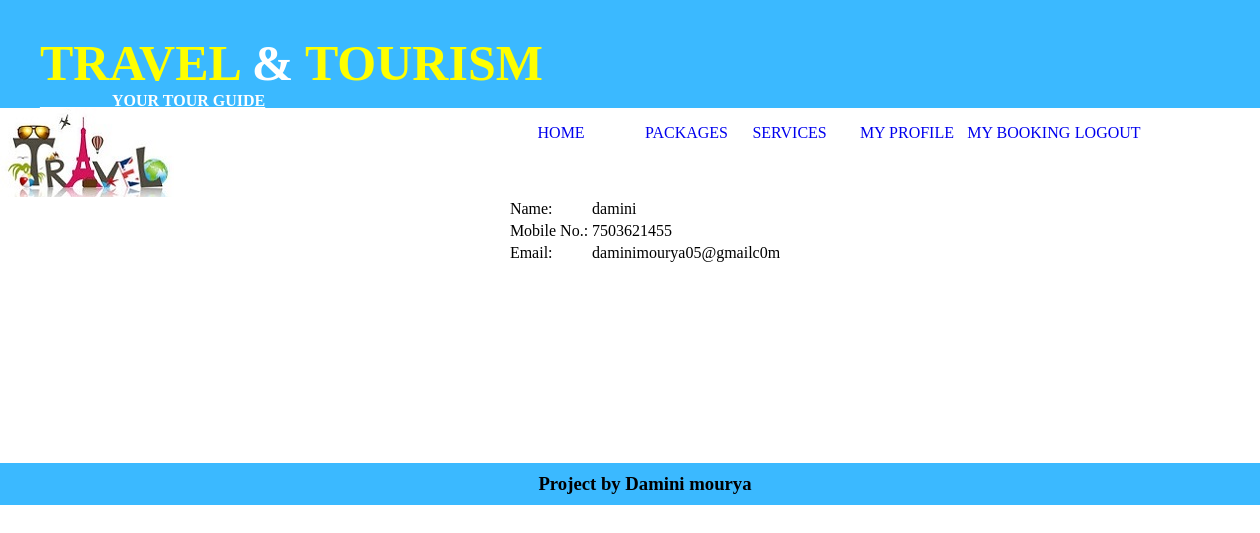
Page /profile.php (signed in) on the committed database.
### tables this page shows
CREATE TABLE IF NOT EXISTS `tourism` (
  `name` char(30) NOT NULL,
  `mobile_no` bigint(10) NOT NULL,
  `email` varchar(30) NOT NULL,
  `password` varchar(15) NOT NULL,
  PRIMARY KEY (`email`)
);

### profile.php (the view, shortened to what this page needs)
<html>
<head>
<link rel="stylesheet" type="text/css" href="grid.css">
</head>
<body>
<div class="container">
<div class="row">
<div class="col-12" style="background-color:#3bb9ff;">
<h1 style="color:yellow;font-size:50px;padding-left:40px;padding-bottom:-20px;margin-bottom:-2px;">TRAVEL <font color="white">& </font><font color="yellow">
TOURISM </font><br><font size="3px"color="white"><u>_________YOUR TOUR GUIDE</u></font></</h1>
</div>
</div>
<?php
    include('navigation.php');
$con=mysqli_connect('localhost','root',12345,'registration');
$username =$_SESSION['email'];
$q="select * from tourism where email='$username'";
$result=mysqli_query($con,$q);
$resultrows=mysqli_fetch_array($result);
?>
	<div class="row">
	<div class="col-12">
	<center>
	<table>
	<tr><td>Name:</td><td> <?php echo $resultrows[0] ?> </td></tr>
	<tr><td>Mobile No.:</td><td><?php echo $resultrows[1] ?> </td></tr>
	<tr><td>Email:</td><td><?php echo $resultrows[2] ?> </td></tr>
	</table>
	</center>
	<br><br><br><br><br><br><br><br><br><br>
	</div>
	</div>
	<div class="row">
<div class="col-12">
<h3 align="center" style="background-color:#3bb9ff;padding-top:10px;padding-bottom:10px;"> Project by Damini mourya </h3>
</div></div>

### grid.css (style rules this page uses)
.container { width:100%; }
body { margin:0px; }
.col-12 { width:100% }
.row { margin-left:-15px; margin-right:-15px; }
.col-1,.col-2,.col-3,.col-4,.col-5,.col-6,.col-7,.col-8,.col-9,.col-10,.col-11,.col-12 { float:left }
.container { margin-right:auto; margin-left:auto; padding-left: 15px; padding-right:15px; }
.container { max-width:100%; }

### rows in the picture
tourism: name "damini", mobile_no "7503621455", email "daminimourya05@gmailc0m"
